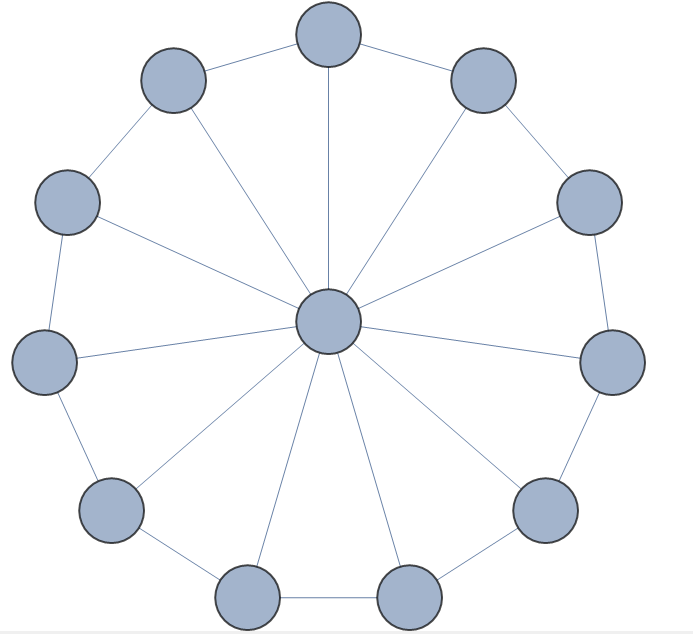
//> input picture graph.png, 693 x 634 px
$ ./Source   (built with g++ and OpenCV 4)
//> lines starting //> are read from the running program, lines starting //| are printed output that depends on the picture
#include <opencv2/core/core.hpp>
#include <opencv2/highgui/highgui.hpp>
#include <iostream>
#include <opencv2/imgproc/imgproc.hpp>
#include <opencv2/features2d.hpp>
#include <algorithm>
#include <math.h>
#include <String.h>

# define M_PI 3.14159265358979323846

using namespace cv;
using namespace std;

const int HERON = 0;
const int AB_SIN = 1;

double trigArea(double constraints[3], int method = HERON) {
	if (method == HERON) {
		double a, b, c;
		a = constraints[0] * constraints[0];
		b = constraints[1] * constraints[1];
		c = constraints[2] * constraints[2];
		double term = (a + b - c);
		term = term * term;
		term = 4 * a * b - term;

		return sqrt(term) / 4;

	}
}

double dist(Point a, Point b) {
	//https://en.wikipedia.org/wiki/Pythagorean_theorem
	double x = double(a.x - b.x);
	x = x * x;
	double y = double(a.y - b.y);
	y = y * y;
	return sqrt(x + y);
}

bool insideQuad(Point corners[4], Point test) {
	/*

	Assuming that the quadilateral is convex, determining
	whether or not a point lies within it can be determined
	by the following algorithm:


	Draw a line from each of the 4 corners to the test point

	At this point there are 4 triangles

	Find the area of each of the 4 triangles and add them up.
	On a side note, there are two practical ways to find this area, Heron's formula
	or ABsin(c)/2 where sin(c) can be easily found using the dot product
	definition

	If: the area of all 4 triangles adds up to the area of the quadilateral
	Then: the test point lies within the quadilateral
	Else: The point is outside the quadilateral

	NOTE: ONLY WORKS FOR CONVEX QUADILATERALS
	Extends to any convex polygon
	Divide figure figure into triangles for concave polygons
	*/

	//Holds the lengths of every point-corner pair
	double lengths[4];

	//Assigns lengths[i] to the distance from corners[i] to the test point
	for (int i = 0; i < 4; i++) {

		lengths[i] = dist(corners[i], test);
	}


	//Holds the sum of all of the areas of the side-test triangles
	double area = 0;

	//Takes area and adds onto it the area of each individual triangle
	for (int i = 0; i < 4; i++) {

		//Heron's formula on lengths of each side of the triangle
		double sides[3] = { lengths[i], lengths[(i + 1) % 4],dist(corners[i],corners[(i + 1) % 4]) };

		//Adds on additional area
		area = area + trigArea(sides);
		cout << area << endl;
	}
	/*

	The area of a quadilateral can be found by dividing it into two triangles
	and adding the area of the two triangles

	*/


	//Holds the side lengths of the two triangles the quadilateral will be split into
	double quadLengths[2][3];

	//{{0,1},{1,2},{2,0}}
	//Use %3
	//{{0, 1 % 3},{1, 2 % 3},{2, 3 % 3}}
	for (int i = 0; i < 2; i++) {

		//Assigns quadLengths[i] to the distance between corners[i] and corners[i + 1]
		quadLengths[0][i] = dist(corners[i], corners[(i + 1) % 3]);
	}

	//{{0,3},{3,2},{2,0}}
	//Use %4
	//{{4 % 4, 3 % 4},{3%4,2%4},{2%4,1%4}}
	//Last entry gives {2,1} instead of desired{2,0} so reassign
	for (int i = 4; i > 2; i--) {

		//Array will write bacwards 2->1 but heron's formula isn't sensitive to order
		quadLengths[1][i - 2] = dist(corners[i % 4], corners[(i - 1) % 4]);
	}
	quadLengths[1][0] = dist(corners[2], corners[0]);

	cout << trigArea(quadLengths[1]) << endl;
	cout << trigArea(quadLengths[0]) << endl;

	cout << trigArea(quadLengths[1]) + trigArea(quadLengths[0]) << endl;
	//Compares the area of the quadilateral to the area of the triangles
	//Using sqrt leaves room for floating point and round error so use small epsilon
	if (abs(trigArea(quadLengths[1]) + trigArea(quadLengths[0]) - area) < .00001) {
		return true;
	}
	else {
		return false;
	}


}


void process(String path = "../graph.png") {
//> called with path = "../graph.png"

	//
	namedWindow("Picture", WINDOW_AUTOSIZE);
	namedWindow("Lines", WINDOW_AUTOSIZE);

	//Shows picture from read location
	Mat frame = imread(path);
//> frame is the input picture: 634 rows x 693 cols, CV_8UC3; mean B, G, R 247.9, 245.6, 244
	imshow("Picture", frame);

	/*

	These vectors are named after graph theory notation where
	edges are referred  to by U and verticies V

	*/
	vector<Vec3f> v;
	vector<Vec4i> u;
	vector<vector<bool>> graph;


	//Converts picture to greyscale for processing
	cvtColor(frame, frame, CV_RGB2GRAY);
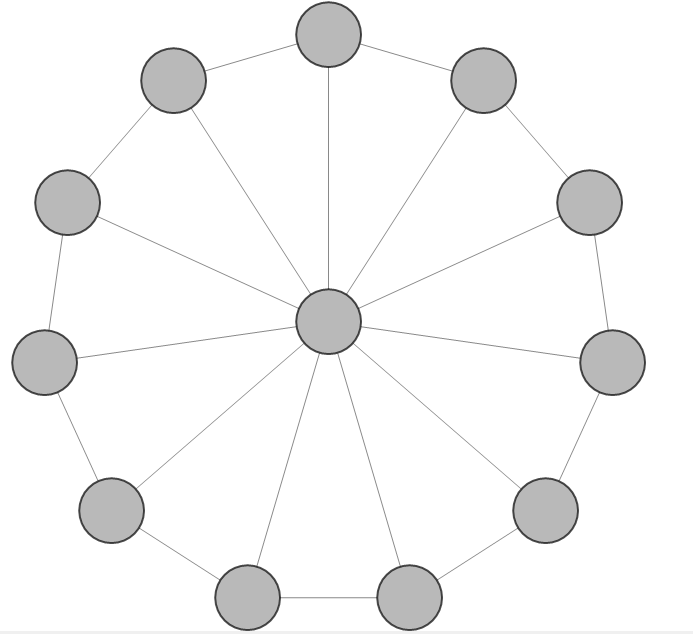
//> frame: 634 rows x 693 cols, CV_8UC1; min 41, max 255, mean 246.1

	//Creates a new Mat for holding edges detected in the picture
	Mat edges(frame.size(), CV_8U);

	/*

	Bigger sizes of the Sobel filter are better at picking up text
	which is usually high contrast

	300 and 800 were determined empirically
	*/
	//Runs edge detect on the picture
	Canny(frame, edges, 300, 800, 5);
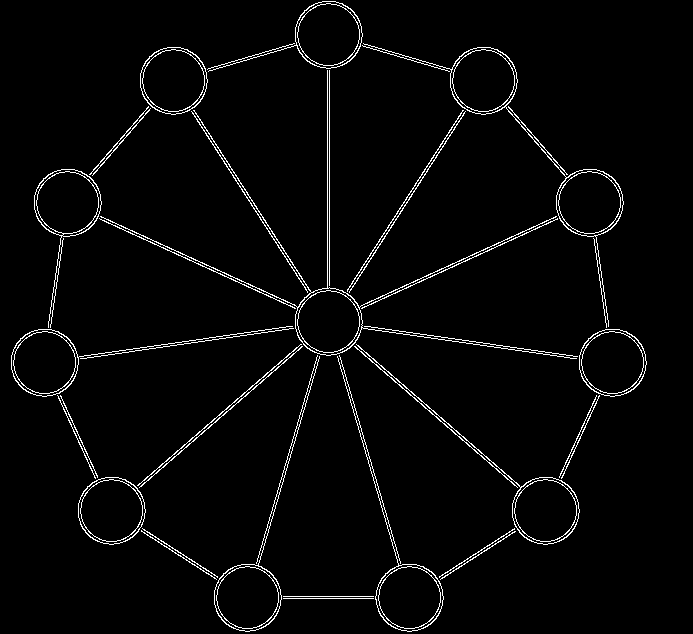
//> edges: 634 rows x 693 cols, CV_8UC1; 2.9% white in thin lines or dots

	//Detects circles in the image and writes them onto v
	HoughCircles(frame, v, CV_HOUGH_GRADIENT, 2, 150);
//> v = 12 circles (x, y, radius): [409, 597, 32.6], [483, 81, 33.4], [67, 203, 33.2], [545, 511, 32.8], [173, 81, 32.8], [329, 321, 33], [111, 511, 32.2], [589, 203, 33.6], [297, 171, 123.2], [611, 363, 33.2], [43, 363, 33.2], [247, 597, 32]

	//Creates a picture on which v will be drawn
	//Useful for visualization
	Mat verticies(frame.size(), CV_8U);


	//Runs through every point in V and draws them on the image
	for (size_t i = 0; i < v.size(); i++) {

		Point center(cvRound(v[i][0]), cvRound(v[i][1]));

		//Makes the radius a little bit bigger to increase the chances of finding a hard to see edge
		v[i][2] = 1.25*cvRound(v[i][2]);
		int radius = v[i][2];

		circle(verticies, center, radius, Scalar(0, 0, 255), 4);
	}
//> this loop made 12 passes
//> (center, radius) on passes 1 to 12: (Point(409, 597), 41), (Point(483, 81), 41), (Point(67, 203), 41), (Point(545, 511), 41), (Point(173, 81), 41), (Point(329, 321), 41), (Point(111, 511), 40), (Point(589, 203), 42), (Point(297, 171), 153), (Point(611, 363), 41), (Point(43, 363), 41), (Point(247, 597), 40)
//> verticies: 634 rows x 693 cols, CV_8UC1; every value is 0

	/*

	HoughLinesP is more useful than HoughLines because HoughLinesP will return endpoints instead of point and angle
	This allows us to more easily determine if an edge exists between two verticies

	Consider the following graph:

	O--O--O
	 \   /
	  \ /
	   O

	HoughLines will give only a point and an angle, therefore the algorithm will consider the top left
	and top right directly connected even though they aren't
	However, HoughLinesP will return endpoints that likely lie within a reigon between the top left and top middle etc.

	*/

	//
	HoughLinesP(edges, u, 1, CV_PI / 180, 50, 50, 10);
//> u = 57 lines (x1, y1, x2, y2), first 8: [327, 290, 327, 65], [135, 491, 306, 342], [346, 296, 445, 143], [359, 325, 582, 356], [345, 292, 466, 106], [329, 290, 329, 65], [133, 489, 304, 340], [352, 341, 523, 489]

	for (size_t i = 0; i < u.size(); i++) {

		Vec4i l = u[i];
		//Writes each detected line onto the image containing each vetrtex
		line(verticies, Point(l[0], l[1]), Point(l[2], l[3]), Scalar(0, 0, 255), 3, CV_AA);

	}
//> this loop made 57 passes
//> l on passes 1 to 12: [327, 290, 327, 65], [135, 491, 306, 342], [346, 296, 445, 143], [359, 325, 582, 356], [345, 292, 466, 106], [329, 290, 329, 65], [133, 489, 304, 340], [352, 341, 523, 489], [350, 343, 514, 485], [188, 107, 310, 296], [255, 567, 318, 350], [75, 359, 298, 327]
	//Shows the fully computer vision processed image
	imshow("Picture", verticies);
	Point v1,v2;
	int r1, r2;

	/*

	In order to start assigning edges to particular verticies, a quadilateral reigon is created
	from each vertex to every other vertex which results in (v^2-v)/2 reigons.
	Each one of the

	In each of the reigons every line will be inspected to see if both of its endpoints lie within
	the reigon and if the length of the line is 75% as long as the distance between the two verticies

	*/

	//Row holds each row of the adjacency matrix
	vector<bool> row;

	//Looks for connections from each vertex to every other vertex
	for (int i = 0; i < v.size(); i++) {
		for (int j = i + 1; i < v.size(); i++) {

			//Holds the angle in between two verticies
			//Used to construct a search reigon between the two verticies
			double theta;

			bool unsorted;

			//If the x coordinate is the same between two verticies, assume the angle in between it is -90
			if (v[i][0] == u[j][0]) {
				theta = -90;
				unsorted = false;
			}

			//Sorts points by x coordinate for easier manipulations
			else if (v[i][0] < v[j][0] || !unsorted) {

				v1 = Point(v[i][0], v[i][1]);
				r1 = v[i][2];
				v2 = Point(v[j][0], v[j][1]);
				r2 = v[j][2];
				theta = atan(double(v2.y-v1.y)/double(v2.x-v1.x));
			}
			else {
				v2 = Point(v[i][0], v[i][1]);
				r2 = v[i][2];
				v1 = Point(v[j][0], v[j][1]);
				r1 = v[j][2];
				theta = atan(double(v2.y - v1.y) / double(v2.x - v1.x));
			}

			//Contructs the search reigon between the two veticies
			Point corners[4];
			corners[0] = Point(v1.x + r1 * cos(theta + M_PI/2), v1.y + r1 * sin(theta + M_PI / 2));
			corners[1] = Point(v1.x + r1 * cos(theta - M_PI / 2), v1.y + r1 * sin(theta - M_PI / 2));
			corners[2] = Point(v2.x + r2 * cos(theta + M_PI / 2), v2.y + r2 * sin(theta + M_PI / 2));
			corners[3] = Point(v2.x + r2 * cos(theta - M_PI / 2), v2.y + r2 * sin(theta - M_PI / 2));

			//Looks through every line to see if the endpoints lies within the section
			for (int k = 0; k < u.size(); k++) {
				Point line[] = {Point(u[k][0],u[k][1]),Point(u[k][2],u[k][3])};

				if (insideQuad(corners,line[0]) && insideQuad(corners, line[1]) && dist(line[0],line[1])>.75*dist(v1,v2)) {
					row.push_back(true);
				}
				else { row.push_back(false); }
			}
		}
		graph.push_back(row);
		row.clear();
	}
//> this loop made 1 pass

	waitKey(0);
}


// [16 lines left out: function main, not called in this run]

// added to run one function of the file
int main() { process(); }
